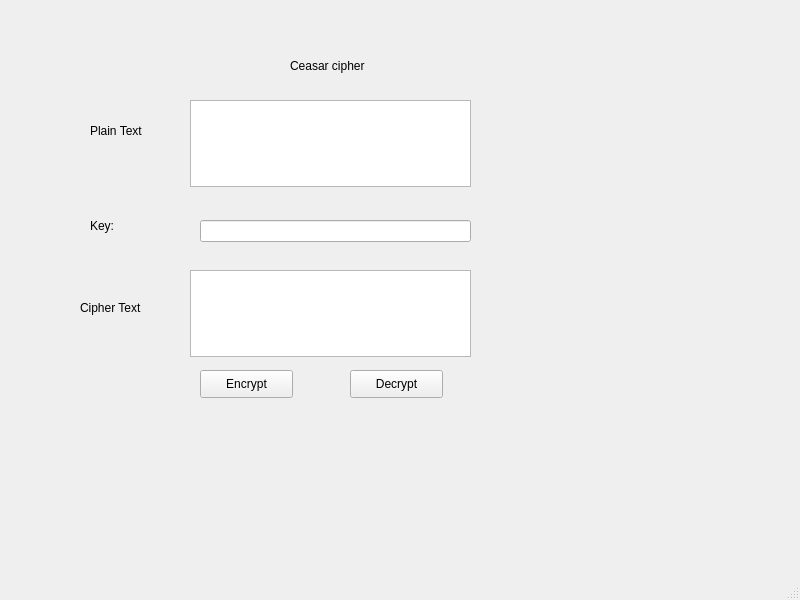
<?xml version="1.0" encoding="UTF-8"?>
<ui version="4.0">
 <class>MainWindow</class>
 <widget class="QMainWindow" name="MainWindow">
  <property name="geometry">
   <rect>
    <x>0</x>
    <y>0</y>
    <width>800</width>
    <height>600</height>
   </rect>
  </property>
  <property name="windowTitle">
   <string>MainWindow</string>
  </property>
  <widget class="QWidget" name="centralwidget">
   <widget class="QPushButton" name="btn_encrypt">
    <property name="geometry">
     <rect>
      <x>200</x>
      <y>370</y>
      <width>93</width>
      <height>28</height>
     </rect>
    </property>
    <property name="text">
     <string>Encrypt</string>
    </property>
   </widget>
   <widget class="QPushButton" name="btn_decrypt">
    <property name="geometry">
     <rect>
      <x>350</x>
      <y>370</y>
      <width>93</width>
      <height>28</height>
     </rect>
    </property>
    <property name="text">
     <string>Decrypt</string>
    </property>
   </widget>
   <widget class="QLabel" name="label">
    <property name="geometry">
     <rect>
      <x>90</x>
      <y>110</y>
      <width>61</width>
      <height>41</height>
     </rect>
    </property>
    <property name="text">
     <string>Plain Text</string>
    </property>
   </widget>
   <widget class="QLabel" name="label_2">
    <property name="geometry">
     <rect>
      <x>90</x>
      <y>210</y>
      <width>61</width>
      <height>31</height>
     </rect>
    </property>
    <property name="text">
     <string>Key:</string>
    </property>
   </widget>
   <widget class="QLabel" name="label_3">
    <property name="geometry">
     <rect>
      <x>80</x>
      <y>300</y>
      <width>71</width>
      <height>16</height>
     </rect>
    </property>
    <property name="text">
     <string>Cipher Text</string>
    </property>
   </widget>
   <widget class="QLabel" name="label_4">
    <property name="geometry">
     <rect>
      <x>290</x>
      <y>50</y>
      <width>101</width>
      <height>31</height>
     </rect>
    </property>
    <property name="text">
     <string>Ceasar cipher</string>
    </property>
   </widget>
   <widget class="QPlainTextEdit" name="txt_plain_text">
    <property name="geometry">
     <rect>
      <x>190</x>
      <y>100</y>
      <width>281</width>
      <height>87</height>
     </rect>
    </property>
   </widget>
   <widget class="QLineEdit" name="txt_key">
    <property name="geometry">
     <rect>
      <x>200</x>
      <y>220</y>
      <width>271</width>
      <height>22</height>
     </rect>
    </property>
   </widget>
   <widget class="QPlainTextEdit" name="txt_cipher_text">
    <property name="geometry">
     <rect>
      <x>190</x>
      <y>270</y>
      <width>281</width>
      <height>87</height>
     </rect>
    </property>
   </widget>
  </widget>
  <widget class="QMenuBar" name="menubar">
   <property name="geometry">
    <rect>
     <x>0</x>
     <y>0</y>
     <width>800</width>
     <height>26</height>
    </rect>
   </property>
</widget>
  <widget class="QStatusBar" name="statusbar"/>
 </widget>
 <resources/>
 <connections/>
</ui>
